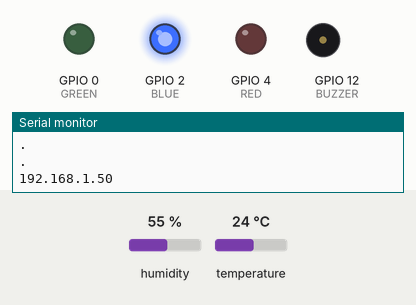
This program was run on a simulated ESP8266 (NodeMCU). On the bench: output pins drawn as LEDs (lit = HIGH), buzzer (waves = sounding, pin HIGH), the last lines printed to the serial monitor. The inputs (shaded band) are chosen by the test bench; at power-on: temperature 24 °C, humidity 55 %. WiFi joins after 1.5 s; servers stay silent unless stated.

Above: at 3.2 s.
3.3 s: temperature set to 27 °C
At 11.4 s:
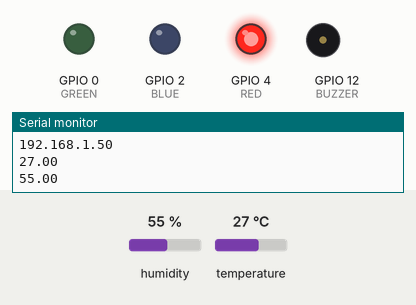
11.7 s: temperature set to 24 °C
At 21.4 s:
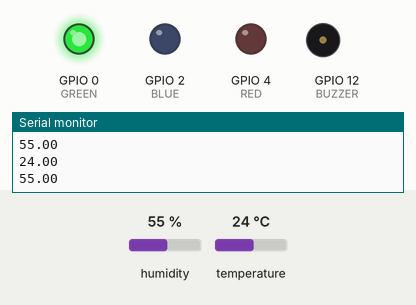
21.7 s: temperature set to 21 °C
At 31.4 s:
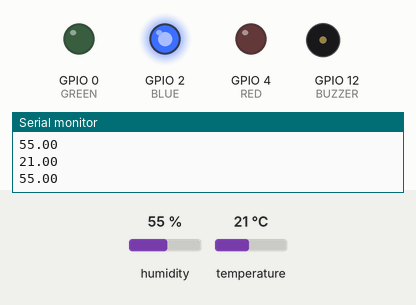
31.7 s: temperature set to 28 °C
At 41.6 s:
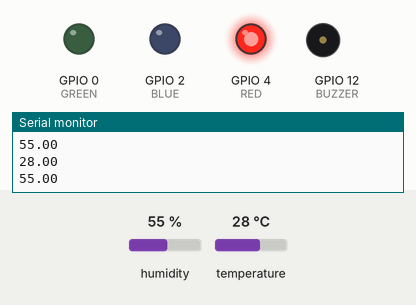
Timing chart, 0 to 42.7 s (numbered marks = the images above; inputs shaded):
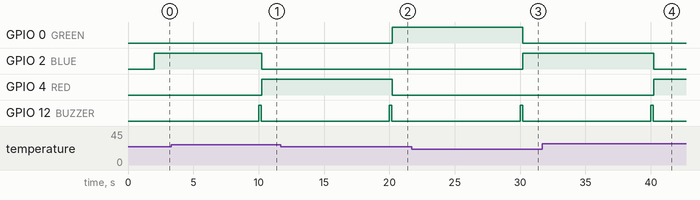

Measured:
- the behaviour switches between 25 and 26 °C on temperature (found by bisection; images 0 and 1)
- the behaviour switches between 23 and 22 °C on temperature (found by bisection; images 2 and 3)
- after the input at 3.3 s, GPIO 0 (GREEN): stays LOW (without the input it goes to HIGH after 6.9 s); GPIO 4 (RED): LOW → HIGH after 6.9 s
- after the input at 11.7 s, GPIO 0 (GREEN): LOW → HIGH after 8.5 s; GPIO 4 (RED): HIGH → LOW after 8.5 s
- after the input at 21.7 s, GPIO 0 (GREEN): HIGH → LOW after 8.5 s; GPIO 2 (BLUE): LOW → HIGH after 8.5 s
- after the input at 31.7 s, GPIO 2 (BLUE): HIGH → LOW after 8.5 s; GPIO 4 (RED): LOW → HIGH after 8.5 s

The program:

main.cpp
```cpp
#include <Arduino.h>
#include <ESP8266WiFi.h>
#include <Hash.h>
#include <ESPAsyncTCP.h>
#include <ESPAsyncWebServer.h>
#include <Adafruit_Sensor.h>
#include <DHT.h>

// Replace with your network credentials
const char* ssid = "Costart";
const char* password = "COSTART2021";

#define DHTPIN 5     // Digital pin connected to the DHT sensor
#define BUZZER 12
#define RED 4
#define GREEN 0
#define BLUE 2

// the type of sensor in use:
#define DHTTYPE    DHT11     // DHT 11


DHT dht(DHTPIN, DHTTYPE);

// current temperature & humidity, updated in loop()
float t = 0.0;
float h = 0.0;

// Create AsyncWebServer object on port 80
AsyncWebServer server(80);

// Generally, you should use "unsigned long" for variables that hold time
// The value will quickly become too large for an int to store
unsigned long previousMillis = 0;    // will store last time DHT was updated

// Updates DHT readings every 10 seconds
const long interval = 10000;

const char index_html[] PROGMEM = R"rawliteral(
<!DOCTYPE HTML><html>
<head>
  <meta name="viewport" content="width=device-width, initial-scale=1">
  <link rel="stylesheet" href="https://use.fontawesome.com/releases/v5.7.2/css/all.css" integrity="sha384-fnmOCqbTlWIlj8LyTjo7mOUStjsKC4pOpQbqyi7RrhN7udi9RwhKkMHpvLbHG9Sr" crossorigin="anonymous">
  <style>
    html {
     font-family: Arial;
     display: inline-block;
     margin: 0px auto;
     text-align: center;
    }
    h2 { font-size: 3.0rem; }
    p { font-size: 3.0rem; }
    .units { font-size: 1.2rem; }
    .dht-labels{
      font-size: 1.5rem;
      vertical-align:middle;
      padding-bottom: 15px;
    }
  </style>
</head>
<body>
  <h2>ESP8266 DHT Server</h2>
  <p>
    <i class="fas fa-thermometer-half" style="color:#059e8a;"></i>
    <span class="dht-labels">Temperature</span>
    <span id="temperature">%TEMPERATURE%</span>
    <sup class="units">&deg;C</sup>
  </p>
  <p>
    <i class="fas fa-tint" style="color:#00add6;"></i>
    <span class="dht-labels">Humidity</span>
    <span id="humidity">%HUMIDITY%</span>
    <sup class="units">%</sup>
  </p>
</body>
<script>
setInterval(function ( ) {
  var xhttp = new XMLHttpRequest();
  xhttp.onreadystatechange = function() {
    if (this.readyState == 4 && this.status == 200) {
      document.getElementById("temperature").innerHTML = this.responseText;
    }
  };
  xhttp.open("GET", "/temperature", true);
  xhttp.send();
}, 10000 ) ;

setInterval(function ( ) {
  var xhttp = new XMLHttpRequest();
  xhttp.onreadystatechange = function() {
    if (this.readyState == 4 && this.status == 200) {
      document.getElementById("humidity").innerHTML = this.responseText;
    }
  };
  xhttp.open("GET", "/humidity", true);
  xhttp.send();
}, 10000 ) ;
</script>
</html>)rawliteral";

// Replaces placeholder with DHT values
String processor(const String& var){
  //Serial.println(var);
  if(var == "TEMPERATURE"){
    return String(t);
  }
  else if(var == "HUMIDITY"){
    return String(h);
  }
  return String();
}

void setup(){
  // Serial port for debugging purposes
  Serial.begin(115200);
  pinMode(BUZZER, OUTPUT);
  pinMode(RED, OUTPUT);
  pinMode(BLUE, OUTPUT);
  pinMode(GREEN, OUTPUT);
  dht.begin();

  // Connect to Wi-Fi
  WiFi.begin(ssid, password);
  Serial.println("Connecting to WiFi");
  while (WiFi.status() != WL_CONNECTED) {
    delay(1000);
    Serial.println(".");
  }

  // Print ESP8266 Local IP Address
  Serial.println(WiFi.localIP());


  // Route for root / web page
  server.on("/", HTTP_GET, [](AsyncWebServerRequest *request){
    request->send_P(200, "text/html", index_html, processor);
  });
  server.on("/temperature", HTTP_GET, [](AsyncWebServerRequest *request){
    request->send_P(200, "text/plain", String(t).c_str());
  });
  server.on("/humidity", HTTP_GET, [](AsyncWebServerRequest *request){
    request->send_P(200, "text/plain", String(h).c_str());
  });

  // Start server
  server.begin();
}

void loop(){
  unsigned long currentMillis = millis();
  if (currentMillis - previousMillis >= interval) {
    // save the last time you updated the DHT values
    previousMillis = currentMillis;

    digitalWrite(BUZZER, HIGH);
    delay(200);
    digitalWrite(BUZZER, LOW);

    // Read temperature as Celsius (the default)
    float newT = dht.readTemperature();
    if (isnan(newT)) {
      Serial.println("Failed to read from DHT sensor!");
    }
    else {
      t = newT;
      Serial.println(t);
    }

    // Read Humidity
    float newH = dht.readHumidity();
    // if humidity read failed, don't change h value
    if (isnan(newH)) {
      Serial.println("Failed to read from DHT sensor!");
    }
    else {
      h = newH;
      Serial.println(h);
    }
  }

  if (t <= 22.0){
    digitalWrite(RED, LOW);
    digitalWrite(GREEN, LOW);
    digitalWrite(BLUE, HIGH);
  } else if (t <= 25.0 && t > 22.0){
    digitalWrite(RED, LOW);
    digitalWrite(GREEN, HIGH);
    digitalWrite(BLUE, LOW);
  } else if ( t > 25.0){
    digitalWrite(RED, HIGH);
    digitalWrite(GREEN, LOW);
    digitalWrite(BLUE, LOW);
  }
}
```
